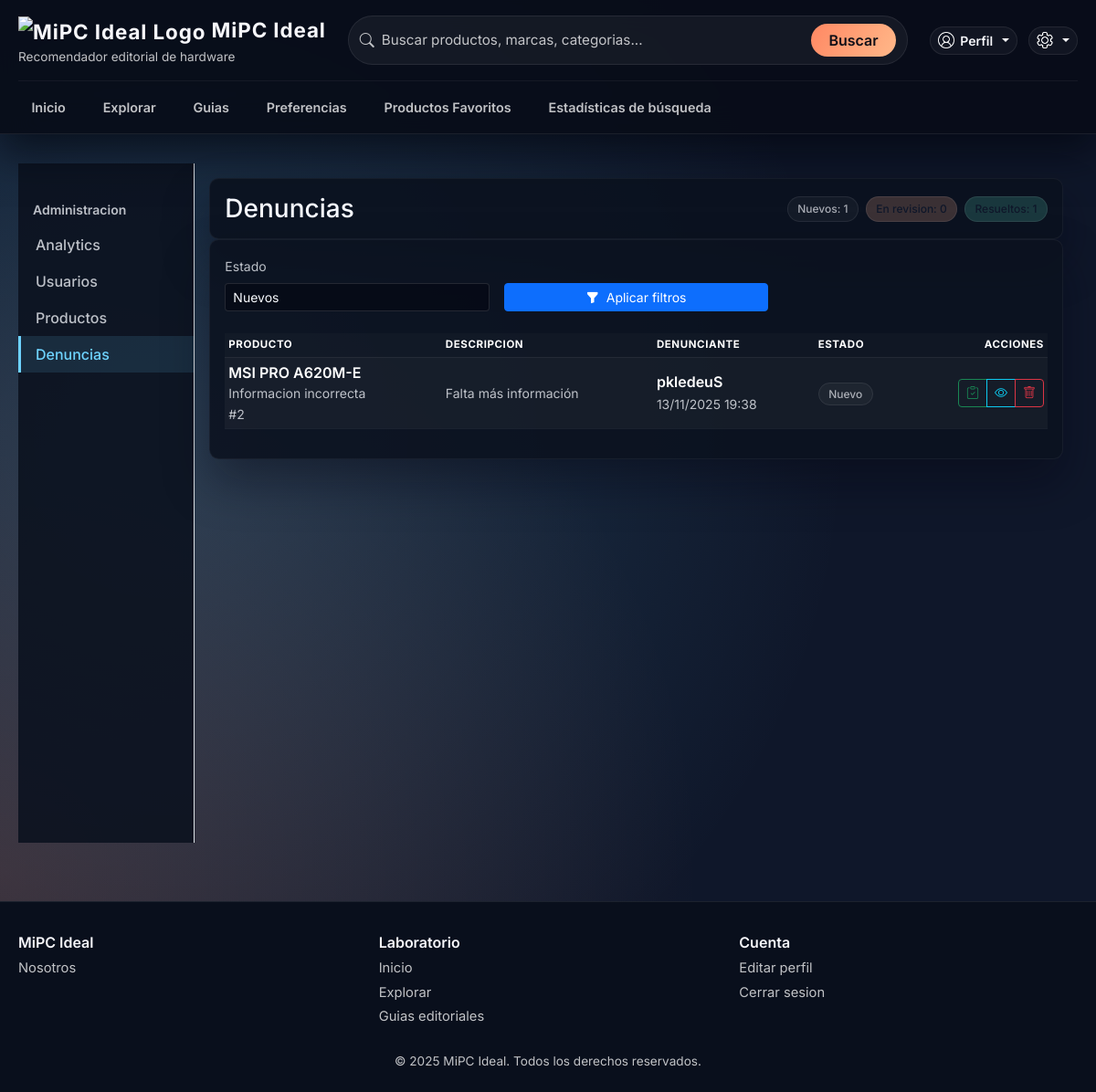
Page /admin-panel/reportes/ (signed in) on the earlier database version.
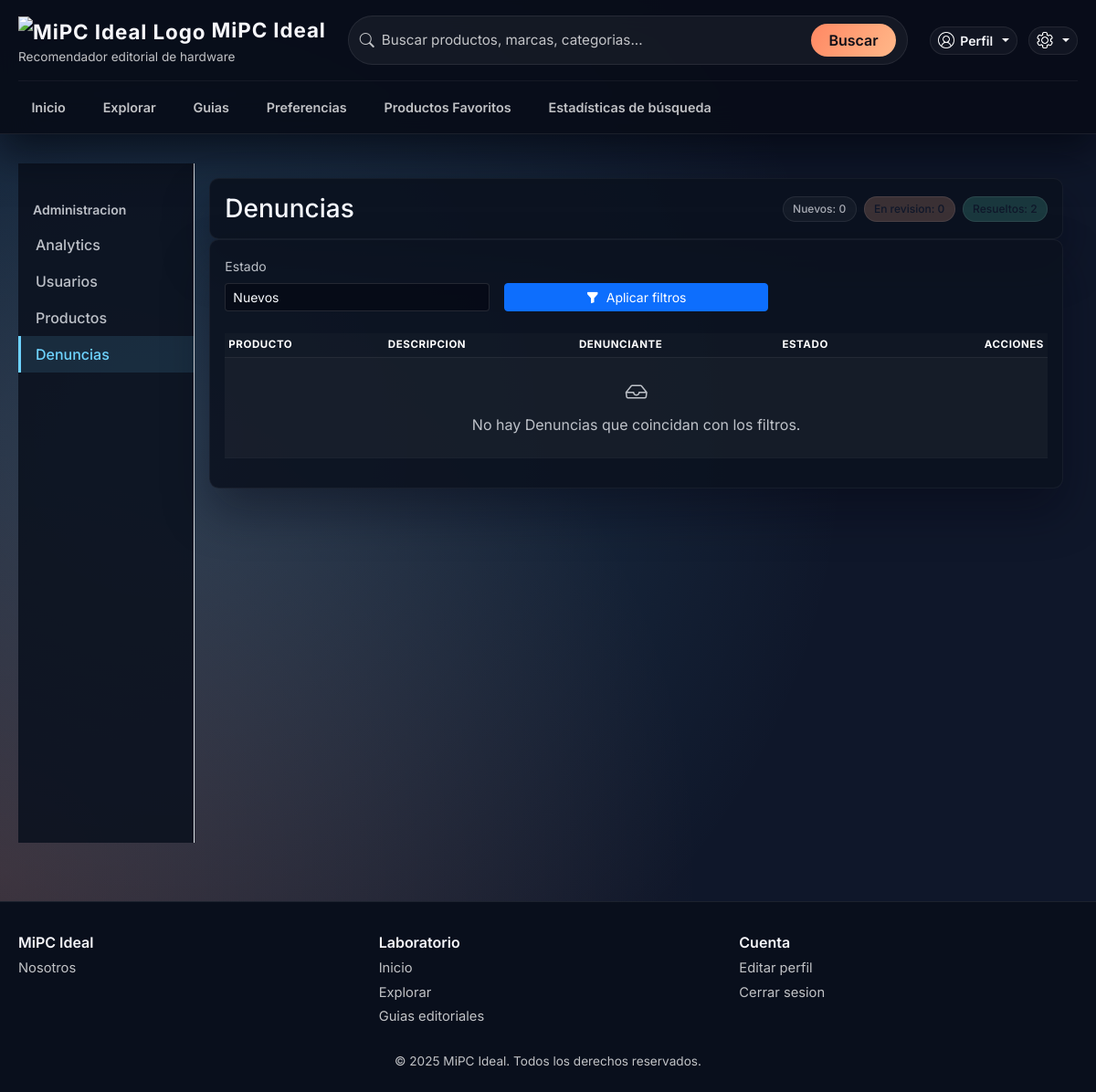
Same page on the later database version.
### app/models.py (models this page shows, shortened)
class Reporte(models.Model):
    ESTADOS = [
        ('abierto', 'Nuevo'),
        ('pendiente', 'En revision'),
        ('resuelto', 'Resuelto'),
    ]
    ACCIONES = [
        ('info_incorrecta', 'Informacion incorrecta'),
        ('spam', 'Spam o contenido enganoso'),
        ('duplicado', 'Producto duplicado'),
        ('otro', 'Otro motivo'),
    ]
    target_type = models.CharField(max_length=20, choices=[('producto', 'Producto')], default='producto')
    producto = models.ForeignKey('Producto', null=True, blank=True, on_delete=models.CASCADE)
    reporter = models.ForeignKey(User, null=True, blank=True, on_delete=models.SET_NULL, related_name='reportes_creados')
    motivo = models.CharField(max_length=50, choices=ACCIONES)
    detalle = models.TextField(blank=True)
    created_at = models.DateTimeField(auto_now_add=True)
    estado = models.CharField(max_length=20, choices=ESTADOS, default='abierto')
    accion_admin = models.TextField(blank=True, help_text="Notas/instrucciones del administrador")
    fecha_accion = models.DateTimeField(null=True, blank=True)
    admin_actor = models.ForeignKey(User, null=True, blank=True, on_delete=models.SET_NULL, related_name='reportes_moderados')
    producto_deshabilitado = models.BooleanField(default=False)
    notificacion_leida = models.BooleanField(default=False)
    class Meta:
        ordering = ['-created_at']
        verbose_name = 'Reporte'
        verbose_name_plural = 'Reportes'

class Producto(models.Model):
    nombre_producto = models.CharField(max_length=100)
    descripcion_producto = models.TextField()
    modelo_producto = models.CharField(max_length=100)
    imagen_producto = models.ImageField(upload_to='productos/')
    fecha_creacion = models.DateTimeField(default=timezone.now)
    marca_producto = models.ForeignKey('MarcaProducto', on_delete=models.PROTECT)
    categoria_producto = models.ForeignKey('CategoriaProducto', on_delete=models.PROTECT)
    tipo_producto = models.ForeignKey('TipoProducto', on_delete=models.PROTECT)
    categorias_extra = models.ManyToManyField(
        'CategoriaProducto',
        blank=True,
        related_name='productos_extra',
        verbose_name='Categorias adicionales',
        help_text='Categorias secundarias para este producto sin duplicarlo.',
    )
    vistas = models.PositiveIntegerField(default=0)
    is_active = models.BooleanField(default=True)

### app/views_admin.py (the view)
# urls.py: path('admin-panel/reportes/', views_admin.admin_reports, name='admin_reports'),
@staff_member_required
def admin_reports(request):
    estado = request.GET.get("estado") or "abiertos"
    qs = Reporte.objects.select_related("producto", "reporter")
    if estado == "pendientes":
        qs = qs.filter(estado="pendiente")
    elif estado == "resueltos":
        qs = qs.filter(estado="resuelto")
    elif estado == "todos":
        pass
    else:
        qs = qs.filter(estado="abierto")
    qs = qs.order_by("-created_at")
    page_obj, pagination_html = _paginate(request, qs)
    status_summary = {code: 0 for code, _, _ in REPORT_STATUS_FLOW}
    for row in Reporte.objects.values("estado").annotate(total=Count("id")):
        status_summary[row["estado"]] = row["total"]
    context = {
        "page_obj": page_obj,
        "pagination_html": pagination_html,
        "estado": estado,
        "status_summary": status_summary,
    }
    return render(request, "admin_panel/reports.html", context)

### app/views_admin.py (called while the page is built, shortened)
def _paginate(request, queryset, per_page=20):
    paginator = Paginator(queryset, per_page)
    page_number = request.GET.get("page") or 1
    page_obj = paginator.get_page(page_number)
    return page_obj, _render_pagination(request, page_obj)

def _render_pagination(request, page_obj):
    if page_obj.paginator.num_pages <= 1:
        return ""

### app/templates/admin_panel/reports.html (shortened to what the changed rows need)
{% extends "admin_panel/admin_base.html" %}
  {% block admin_title %}
  <div class="card tittle-card">
    <div class="d-flex justify-content-between align-items-center flex-wrap gap-2">
      <h1 class="h3 mb-0">Denuncias</h1>
      <div class="d-flex flex-wrap gap-2">
        <span class="badge-soft badge-soft-muted">Nuevos: {{ status_summary.abierto }}</span>
        <span class="badge-soft badge-soft-warning">En revision: {{ status_summary.pendiente }}</span>
        <span class="badge-soft badge-soft-success">Resueltos: {{ status_summary.resuelto }}</span>
      </div>
    </div>
  </div>
  {% endblock %}
  {% block admin_content %}
<div class="card">
  <div class="card-body">
    <div class="table-responsive">
      <table class="table table-modern table-sm align-middle">
        <thead>
          <tr>
            <th>Producto</th>
            <th>Descripcion</th>
            <th>Denunciante</th>
            <th>Estado</th>
            <th class="text-end">Acciones</th>
          </tr>
        </thead>
        <tbody>
          {% for reporte in page_obj %}
          <tr>
            <td>
              <div class="fw-semibold">{{ reporte.producto.nombre_producto|default:"Sin producto" }}</div>
              <div class="text-muted small">{{ reporte.get_motivo_display }}</div>
              <small class="text-muted">#{{ reporte.id }}</small>
            </td>
            <td class="text-muted small">
              {{ reporte.detalle|default:"-"|truncatechars:90 }}
            </td>
            <td>
              <div class="fw-semibold">{{ reporte.reporter.username|default:"Anon" }}</div>
              <small class="text-muted">{{ reporte.created_at|date:"d/m/Y H:i" }}</small>
            </td>
            <td>
              {% if reporte.estado == 'resuelto' %}
                <span class="badge-soft badge-soft-success">{{ reporte.get_estado_display }}</span>
              {% elif reporte.estado == 'pendiente' %}
                <span class="badge-soft badge-soft-warning">{{ reporte.get_estado_display }}</span>
              {% else %}
                <span class="badge-soft badge-soft-muted">{{ reporte.get_estado_display }}</span>
              {% endif %}
            </td>
            <td class="text-end">
              <div class="btn-group btn-group-sm">
                {% if reporte.estado == 'abierto' %}
                  <a class="btn btn-outline-success"
                     href="{% url 'admin_report_action' reporte.id 'take' %}?next={{ request.get_full_path|urlencode }}"
                     title="Tomar reporte">
                    <i class="bi bi-clipboard-check"></i>
                  </a>
                {% elif reporte.estado == 'pendiente' %}
                  <a class="btn btn-outline-primary"
                     href="{% url 'admin_report_action' reporte.id 'resolve' %}?next={{ request.get_full_path|urlencode }}"
                     title="Marcar resuelto">
                    <i class="bi bi-check-lg"></i>
                  </a>
                {% elif reporte.estado == 'resuelto' %}
                  <a class="btn btn-outline-secondary"
                     href="{% url 'admin_report_action' reporte.id 'open' %}?next={{ request.get_full_path|urlencode }}"
                     title="Reabrir">
                    <i class="bi bi-arrow-counterclockwise"></i>
                  </a>
                {% endif %}
                <a class="btn btn-outline-info"
                   href="{% url 'admin_report_detail' reporte.id %}"
                   title="Detalle">
                  <i class="bi bi-eye"></i>
                </a>
                <a class="btn btn-outline-danger"
                   href="{% url 'admin_report_action' reporte.id 'delete' %}?next={{ request.get_full_path|urlencode }}"
                   onclick="return confirm('Eliminar este reporte?');"
                   title="Eliminar">
                  <i class="bi bi-trash"></i>
                </a>
              </div>
            </td>
          </tr>
          {% empty %}
          <tr>
            <td colspan="5" class="text-center text-muted py-4">
              <i class="bi bi-inbox h4 d-block"></i>
              No hay Denuncias que coincidan con los filtros.
            </td>
          </tr>
          {% endfor %}
        </tbody>
      </table>
    </div>
  </div>
</div>
{% endblock %}

Differences in the rows shown:
no longer on this page (row edited): Reporte: producto.nombre_producto "MSI PRO A620M-E", motivo "Informacion incorrecta", id "2", detalle "Falta más información", reporter.username "pkledeuS", created_at "13/11/2025 19:38", estado "Nuevo"
Other differences:
{{ status_summary.abierto }}: "1" → "0"
{{ status_summary.resuelto }}: "1" → "2"
text now shown: "No hay Denuncias que coincidan con los filtros."
